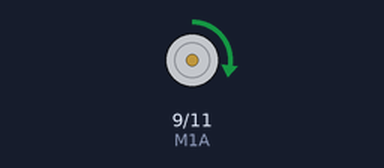
Bench run of a sketch on a simulated Arduino Uno, built with avr-gcc and run on an emulated ATmega328P. Parts: motor-driver pin pairs drawn as motors (green arrow = first pin HIGH = forward, orange = second pin HIGH = backward, longer = more drive).

Above: at 2.5 s.
At 8.0 s:
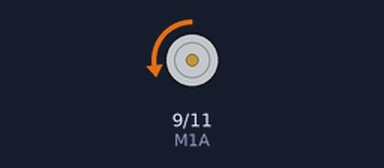
At 13.0 s:
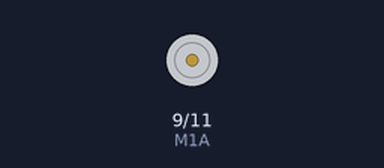
Timing chart, 0 to 20.2 s (numbered marks = the images above):
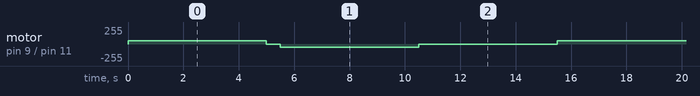

Measured:
- by itself, motor on pin 9 (M1A) / pin 11 (M1B): repeats every 15.5 s: stopped 0.50 s, backward 51/255 5.0 s, stopped 5.0 s, forward 51/255 5.0 s

The sketch:

ii_ForwardsAndBackwards.ino
```cpp
#define M1A 9 //M1A is connected to Arduino pin 9
#define M1B 11 //M1B is connected to Arduio pin 11


void setup()
{
  //Motor control pins as outputs
  pinMode(M1A, OUTPUT);
  pinMode(M1B, OUTPUT);

}

void loop()
{
  //Forward at 20% for 5 seconds
  analogWrite(M1A, 51);
  analogWrite(M1B, 0);
  delay(5000);

  //Brake for 0.5 seconds
  analogWrite(M1A, 0);
  delay(500);

  //Backwards at 20% for 5 seconds
  analogWrite(M1B, 51);
  delay(5000);

  //Brake for 5 seconds
  analogWrite(M1B, 0);
  delay(5000);

}
```
